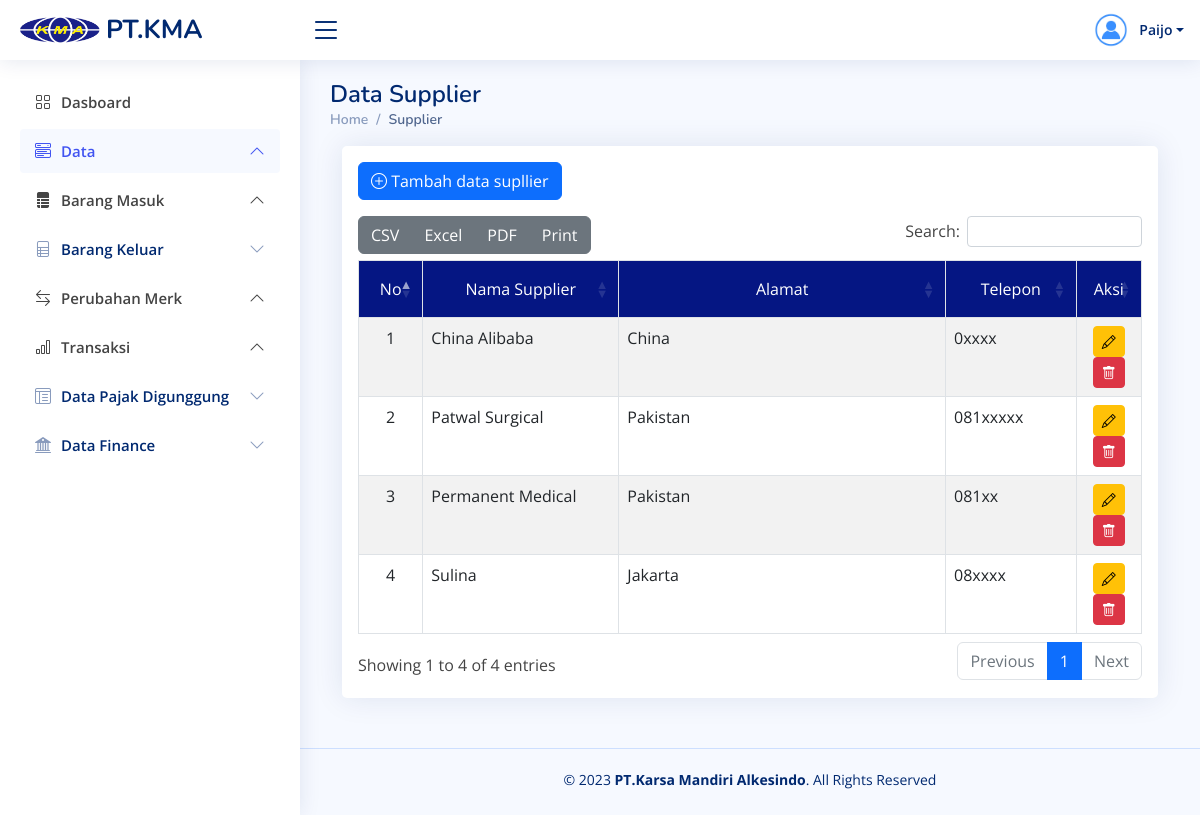
The page /data-supplier.php (signed in) on the database its author committed.
### tables this page shows
CREATE TABLE `tb_supplier` (
  `id_sp` varchar(25) NOT NULL,
  `id_user` varchar(25) NOT NULL,
  `nama_sp` varchar(50) NOT NULL,
  `no_telp` varchar(20) NOT NULL,
  `alamat` varchar(150) NOT NULL,
  `created_date` varchar(25) NOT NULL,
  `updated_date` varchar(25) NOT NULL,
  `user_updated` varchar(25) NOT NULL
);

### data-supplier.php (the view, shortened to what this page needs)
<?php
include "akses.php";
?>
<!DOCTYPE html>
<html lang="en">
<head>
  <?php include "page/head.php"; ?>
</head>
<body>
  <?php include "page/nav-header.php" ?>
  <?php include "page/sidebar.php"; ?>
  <main id="main" class="main">
    <div class="pagetitle">
      <h1>Data Supplier</h1>
      <nav>
        <ol class="breadcrumb">
          <li class="breadcrumb-item"><a href="dashboard.php">Home</a></li>
          <li class="breadcrumb-item active">Supplier</li>
        </ol>
      </nav>
    </div>
    <section>
      <div class="container-fluid">
        <div class="card">
          <div class="card-body p-3">
            <a href="#" class="btn btn-primary btn-md" data-bs-toggle="modal" data-bs-target="#modal1"><i class="bi bi-plus-circle"></i> Tambah data supllier</a>
            <div class="table-responsive mt-3">
              <table class="table table-striped table-bordered" id="table1">
                <thead>
                  <tr class="text-white" style="background-color: #051683;">
                    <td class="text-center p-3 col-1">No</td>
                    <td class="text-center p-3 col-3">Nama Supplier</td>
                    <td class="text-center p-3 col-5">Alamat</td>
                    <td class="text-center p-3 col-2">Telepon</td>
                    <td class="text-center p-3 col-2">Aksi</td>
                  </tr>
                </thead>
                <tbody>
                  <?php
                  include "koneksi.php";
                  $no = 1;
                  $sql = "SELECT * FROM tb_supplier ORDER BY nama_sp ASC";
                  $query = mysqli_query($connect, $sql) or die(mysqli_error($connect));
                  while ($data = mysqli_fetch_array($query)) {
                    $id_sp = base64_encode($data['id_sp']);
                  ?>
                    <tr>
                      <td class="text-center"><?php echo $no ?></td>
                      <td><?php echo $data['nama_sp']; ?></td>
                      <td><?php echo $data['alamat']; ?></td>
                      <td><?php echo $data['no_telp']; ?></td>
                      <td class="text-center">
                        <button class="btn btn-warning btn-sm" data-bs-toggle="modal" data-bs-target="#modal2" data-id="<?php echo $data['id_sp']; ?>" data-nama="<?php echo $data['nama_sp']; ?>" data-alamat="<?php echo $data['alamat']; ?>" data-telp="<?php echo $data['no_telp']; ?>">
                          <i class="bi bi-pencil"></i>
                        </button>
                        <a href="proses/proses-sp.php?hapus-sp=<?php echo $id_sp ?>" class="btn btn-danger btn-sm delete-data"><i class="bi bi-trash"></i></a>
                      </td>
                    </tr>
                    <?php $no++; ?>
                  <?php } ?>
                </tbody>
              </table>
            </div>
          </div>
        </div>
      </div>
    </section>
  </main>
  <?php include "page/footer.php" ?>
</body>
</html>

### assets/css/style.css (style rules this page uses)
:root { scroll-behavior: smooth; }
body { font-family: "Open Sans", sans-serif; background: #f6f9ff; color: #444444; }
h1, h2, h3, h4, h5, h6 { font-family: "Nunito", sans-serif; }
#main { margin-top: 60px; padding: 20px 30px; transition: all 0.3s; }
.pagetitle { margin-bottom: 10px; }
.pagetitle h1 { font-size: 24px; margin-bottom: 0; font-weight: 600; color: #012970; }
.card { margin-bottom: 30px; border: none; border-radius: 5px; box-shadow: 0px 0 30px rgba(1, 41, 112, 0.1); }
.card-body { padding: 0 20px 20px 20px; }
.breadcrumb { font-size: 14px; font-family: "Nunito", sans-serif; color: #899bbd; font-weight: 600; }
.breadcrumb a { color: #899bbd; transition: 0.3s; }
.breadcrumb .breadcrumb-item::before { color: #899bbd; }
.breadcrumb .active { color: #51678f; font-weight: 600; }
@media (min-width: 1200px) { #main, #footer { margin-left: 300px; } }

### rows shown on the page
tb_supplier: nama_sp "China Alibaba", alamat "China", no_telp "0xxxx"
tb_supplier: nama_sp "Patwal Surgical", alamat "Pakistan", no_telp "081xxxxx"
tb_supplier: nama_sp "Permanent Medical", alamat "Pakistan", no_telp "081xx"
tb_supplier: nama_sp "Sulina", alamat "Jakarta", no_telp "08xxxx"

### other values the page prints
$_SESSION['tiket_nama'] "Paijo"
